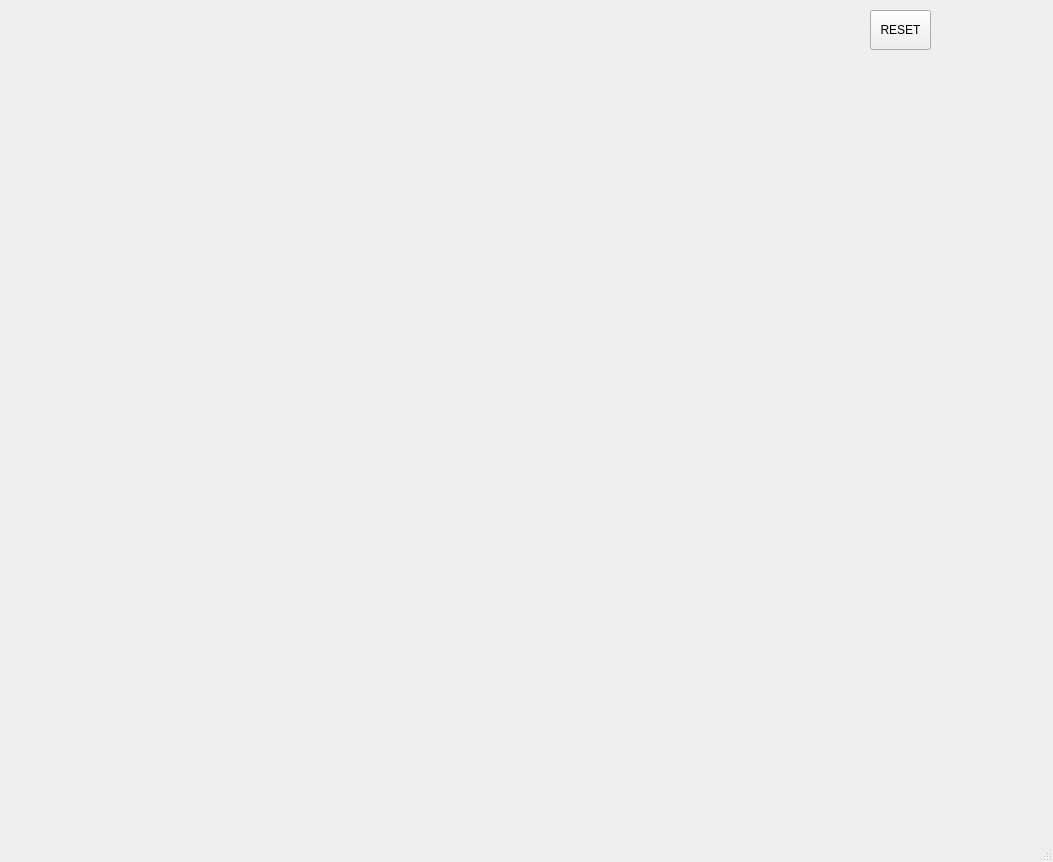
<?xml version="1.0" encoding="UTF-8"?>
<ui version="4.0">
 <class>MainWindow</class>
 <widget class="QMainWindow" name="MainWindow">
  <property name="geometry">
   <rect>
    <x>0</x>
    <y>0</y>
    <width>1053</width>
    <height>862</height>
   </rect>
  </property>
  <property name="windowTitle">
   <string>MainWindow</string>
  </property>
  <widget class="QWidget" name="centralwidget">
   <widget class="QPushButton" name="pb">
    <property name="geometry">
     <rect>
      <x>870</x>
      <y>10</y>
      <width>61</width>
      <height>40</height>
     </rect>
    </property>
    <property name="toolTip">
     <string>0,0</string>
    </property>
    <property name="text">
     <string>RESET</string>
    </property>
    <property name="iconSize">
     <size>
      <width>40</width>
      <height>40</height>
     </size>
    </property>
   </widget>
  </widget>
  <widget class="QMenuBar" name="menubar">
   <property name="geometry">
    <rect>
     <x>0</x>
     <y>0</y>
     <width>1053</width>
     <height>21</height>
    </rect>
   </property>
  </widget>
  <widget class="QStatusBar" name="statusbar"/>
 </widget>
 <resources/>
 <connections/>
</ui>
